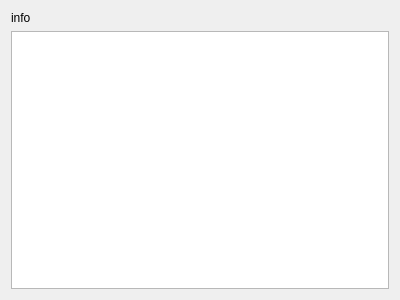
<?xml version="1.0" encoding="UTF-8"?>
<ui version="4.0">
 <class>Message</class>
 <widget class="QWidget" name="Message">
  <property name="geometry">
   <rect>
    <x>0</x>
    <y>0</y>
    <width>400</width>
    <height>300</height>
   </rect>
  </property>
  <property name="windowTitle">
   <string>Form</string>
  </property>
  <layout class="QVBoxLayout" name="verticalLayout">
   <item>
    <widget class="QLabel" name="metaLabel">
     <property name="text">
      <string>info</string>
     </property>
    </widget>
   </item>
   <item>
    <widget class="QTextEdit" name="contentViewer">
     <property name="readOnly">
      <bool>true</bool>
     </property>
    </widget>
   </item>
  </layout>
 </widget>
 <resources/>
 <connections/>
</ui>
